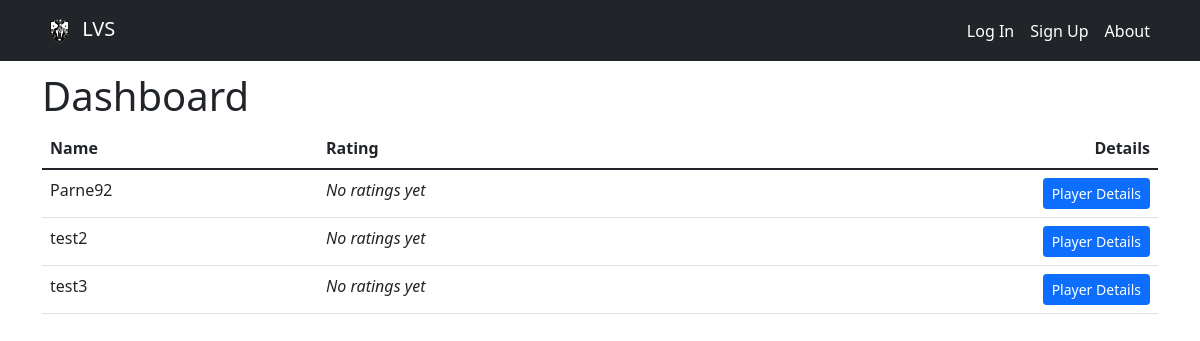
Page /dashboard on the earlier database version.
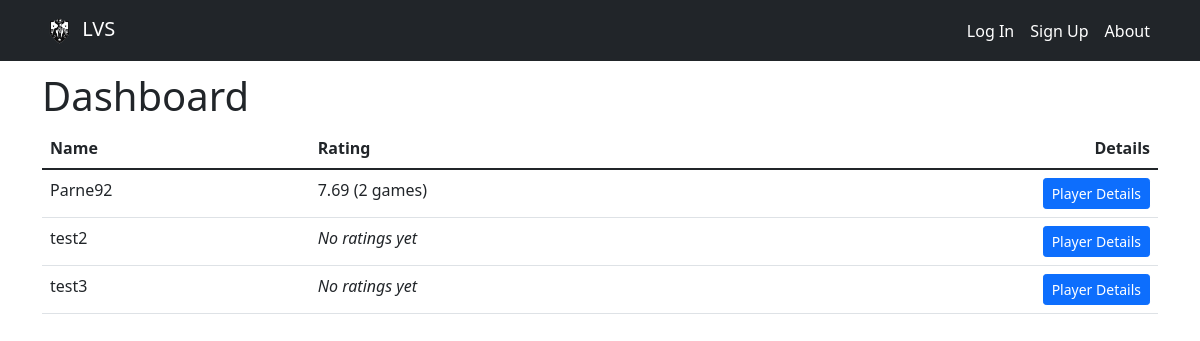
Same page on the later database version.
### models.py (models this page shows, shortened)
class Player(UserMixin, db.Model):
    __tablename__ = 'player'
    id = db.Column(Integer, primary_key=True)
    username = db.Column(String(20), unique = True)
    password = db.Column(db.String(100))
    rating = db.Column(Float)

class Game(db.Model):
    __tablename__ = 'game'
    id = db.Column(Integer, primary_key = True)
    position = db.Column(String(10))
    playerid = Column(Integer, ForeignKey('player.id', ondelete="CASCADE"))
    rating = Column(Float)
    game_date = Column(DateTime)
    goals = Column(Integer)
    assists = Column(Integer)
    tackles = Column(Integer)
    saves = Column(Integer)
    time = Column(Integer)

### app.py (the view)
@app.route('/dashboard', methods=['GET'])
def dashboard():
    print('Request for home page received')
    players = Player.query.order_by(Player.rating).all()
    return render_template('dashboard.html', players = players)

### app.py (called while the page is built)
@app.context_processor
def utility_processor():
    def games_rating(id):
        games = Game.query.where(Game.playerid == id)
        ratings = []
        game_count = 0
        for game in games:
            ratings += [game.rating]
            game_count += 1
        avg_rating = sum(ratings) / len(ratings) if ratings else 0
        avg_rating = "{:.2f}".format(avg_rating)
        return {'avg_rating': avg_rating, 'game_count': game_count}
    return dict(games_rating=games_rating)

### templates/dashboard.html (shortened to what this page needs)
{% extends "base.html" %}
{% block head %}
    {{ super() }}
{% endblock %}
{% block content %}
      <h1>Dashboard</h1>
      {% if True %}
          <table class="table">
              <thead>
                  <tr>
                      <th>Name</th>
                      <th>Rating</th>
                      <th class="text-end">Details</th>
                  </tr>
              </thead>
              <tbody>
                  {% for player in players %}
                      <tr>
                          <td>{{ player.username }}</td>
                          <td>{% include "games_rating.html" %}</td>
                          <td class="text-end"><a href="{{ url_for('details', id=player.id) }}" class="btn btn-sm btn-primary">Player Details</a></td>
                      </tr>
                  {% endfor %}
              </tbody>
          </table>
      {% else %}
          <p>No Users have reported games!</p>
      {% endif %}
{% endblock %}

### templates/games_rating.html (shortened to what this page needs)
{% if games_rating(player.id)["game_count"] %}
    <span class="score">
        <span class="align-top">
            {{ games_rating(player.id)["avg_rating"]|float }} ({{games_rating(player.id)["game_count"]}} {% if games_rating(player.id)["game_count"] == 1 %} game{% else %} games{% endif %})
        </span>
    </span>
{% else %}
  <span class="fst-italic">No ratings yet</span>
{% endif %}

Differences in the rows shown:
computed for Player "Parne92": text "No ratings yet" → "( games )"
added Game: rating.rating "7.69", rating.rating "2"
